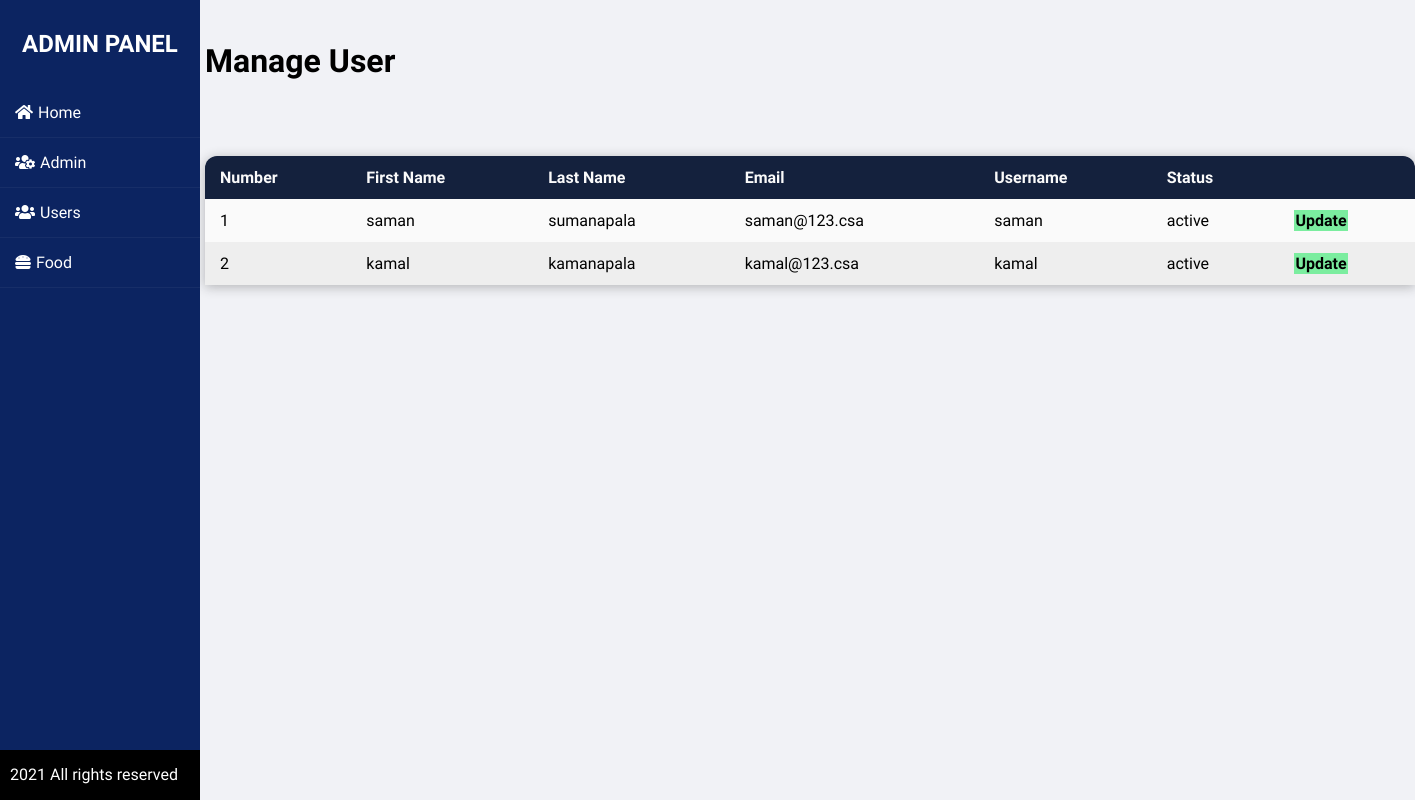
Page /admin/manage-user.php (signed in) on the committed database.
### tables this page shows
CREATE TABLE users (
  user_id int(10) NOT NULL PRIMARY KEY AUTO_INCREMENT,
  first_name varchar(255) NOT NULL,
  last_name varchar(255) NOT NULL,
  email varchar(255) NOT NULL,
  username varchar(255) NOT NULL,
  password varchar(255) NOT NULL,
  status varchar(255) NOT NULL
);

### admin/manage-user.php (the view, shortened to what this page needs)
<!DOCTYPE html>
<html lang="en">
<head>
    <link rel="stylesheet" href="../css/admin.css">
    <link rel="stylesheet" href="https://cdnjs.cloudflare.com/ajax/libs/font-awesome/5.15.3/css/all.min.css" />
</head>
<body>
    <div class="menu">
        <div class="wrapper">
            <div class="sidebar">
                <h2>Admin Panel</h2>
                <ul>
                    <li><a href="home.php"><i class="fas fa-home"></i>Home</a></li>
                    <li><a href="manage.php"><i class="fas fa-users-cog"></i>Admin</a></li>
                    <li><a href="manage-user.php"><i class="fas fa-users"></i>Users</a></li>
                    <li><a href="manage-food.php"><i class="fas fa-hamburger"></i>Food</a></li>
                </ul>
                <div class="footer">
                    <p>2021 All rights reserved</p>
                </div>
            </div>
        </div>
    </div>
    <div class="content">
        <div class="wrapper">
            <h1>Manage User</h1>
            <br>
            <br>
            <br><br>
            <table style="width:calc(100% - 205px);">
                <tr>
                    <th>Number</th>
                    <th>First Name</th>
                    <th>Last Name</th>
                    <th>Email</th>
                    <th>Username</th>
                    <th>Status</th>
                    <th></th>
                </tr>
                <?php
                include_once '../includes/dbh.inc.php';
                $sql = "SELECT * FROM users";
                $result = mysqli_query($conn, $sql);
                if ($result == TRUE) {
                    $count = mysqli_num_rows($result);
                    $num = 1;
                    if ($count > 0) {
                        while ($row = mysqli_fetch_assoc($result)) {
                            $id = $row['user_id'];
                            $first_name = $row['first_name'];
                            $last_name = $row['last_name'];
                            $email = $row['email'];
                            $username = $row['username'];
                            $status = $row['status'];
                            echo '<tr>
                                    <td>'.$num++.'</td>
                                    <td>'.$first_name.'</td>
                                    <td>'.$last_name.'</td>
                                    <td>'.$email.'</td>
                                    <td>'.$username.'</td>
                                    <td>'.$status.'</td>
                                    <td>
                                        <a href="update-user.php?id='.$id.'" class="btn-update">Update</a>
                                    </td>
                                 </tr>';
                        }
                    }
                }
                ?>
            </table>
        </div>
    </div>
</body>
</html>

### css/admin.css (style rules this page uses)
* { margin: 0; padding: 0; box-sizing: border-box; list-style: none; text-decoration: none; font-family: "Josefin Sans", sans-serif; }
body { background-color: #f1f2f6; }
.menu { display: flex; position: relative; }
.menu .wrapper .sidebar { position: fixed; width: 200px; height: 100%; background: #0c2461; padding: 30px 0; }
.menu .wrapper .sidebar h2 { color: #fff; text-transform: uppercase; text-align: center; margin-bottom: 30px; }
.menu .wrapper .sidebar ul li { padding: 15px; border-bottom: 1px solid rgba(0, 0, 0, 0.05); border-bottom: 1px solid rgba(225, 225, 225, 0.05); }
.menu .wrapper .sidebar ul li a { color: #fff; display: block; }
.menu .wrapper .sidebar ul li a i { margin-right: 5px; }
.content { width: 100%; margin-left: 205px; padding: 3% 0; }
.content { background-color: #f1f2f6; }
table { width:calc(100% - 205px); border-collapse: collapse; border-spacing: 0; border-radius: 12px 12px 0 0; overflow: hidden; box-shadow: 0 2px 12px rgba(32, 32, 32, 0.3); background: #fafafa; }
table tr th { padding: 12px 15px; text-align: left; }
table tr td { padding: 12px 15px; }
table tr th { background: #14213d; color: #fafafa; }
table tr:nth-child(odd) { background: #eeeeee; }
.btn-update { background-color: #7bed9f; padding: 1%; color: #000; text-decoration: none; font-weight: bold; }
.footer { background-color: black; color: #fff; }
.menu .wrapper .sidebar .footer { position: absolute; width: 200px; height: 50px; bottom: 0; line-height: 50px; }
.menu .wrapper .sidebar .footer p { padding-left: 10px; }

### rows in the picture
users: first_name "saman", last_name "sumanapala", email "saman@123.csa", username "saman", status "active"
users: first_name "kamal", last_name "kamanapala", email "kamal@123.csa", username "kamal", status "active"
